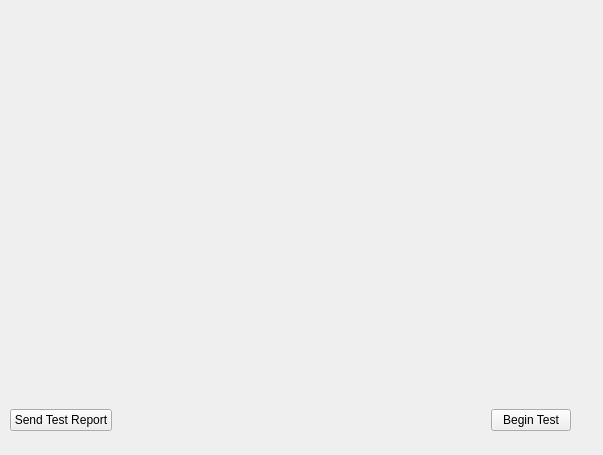
<?xml version="1.0" encoding="UTF-8"?>
<ui version="4.0">
 <class>DiagnosticsManufacturing::CCleaningManufacturing</class>
 <widget class="QWidget" name="DiagnosticsManufacturing::CCleaningManufacturing">
  <property name="geometry">
   <rect>
    <x>0</x>
    <y>0</y>
    <width>603</width>
    <height>455</height>
   </rect>
  </property>
  <property name="windowTitle">
   <string>Form</string>
  </property>
  <widget class="MainMenu::CScrollTable" name="widget" native="true">
   <property name="geometry">
    <rect>
     <x>10</x>
     <y>80</y>
     <width>561</width>
     <height>111</height>
    </rect>
   </property>
  </widget>
  <widget class="QWidget" name="horizontalLayoutWidget_3">
   <property name="geometry">
    <rect>
     <x>10</x>
     <y>400</y>
     <width>561</width>
     <height>41</height>
    </rect>
   </property>
   <layout class="QHBoxLayout" name="horizontalLayout_3">
    <item>
     <widget class="QPushButton" name="sendTestReportBtn">
      <property name="text">
       <string>Send Test Report</string>
      </property>
     </widget>
    </item>
    <item>
     <spacer name="horizontalSpacer_4">
      <property name="orientation">
       <enum>Qt::Horizontal</enum>
      </property>
      <property name="sizeHint" stdset="0">
       <size>
        <width>40</width>
        <height>20</height>
       </size>
      </property>
     </spacer>
    </item>
    <item>
     <widget class="QPushButton" name="beginTestBtn">
      <property name="text">
       <string>Begin Test</string>
      </property>
     </widget>
    </item>
   </layout>
  </widget>
 </widget>
 <customwidgets>
  <customwidget>
   <class>MainMenu::CScrollTable</class>
   <extends>QWidget</extends>
   <header>MainMenu/Include/ScrollTable.h</header>
   <container>1</container>
  </customwidget>
 </customwidgets>
 <resources/>
 <connections/>
</ui>
